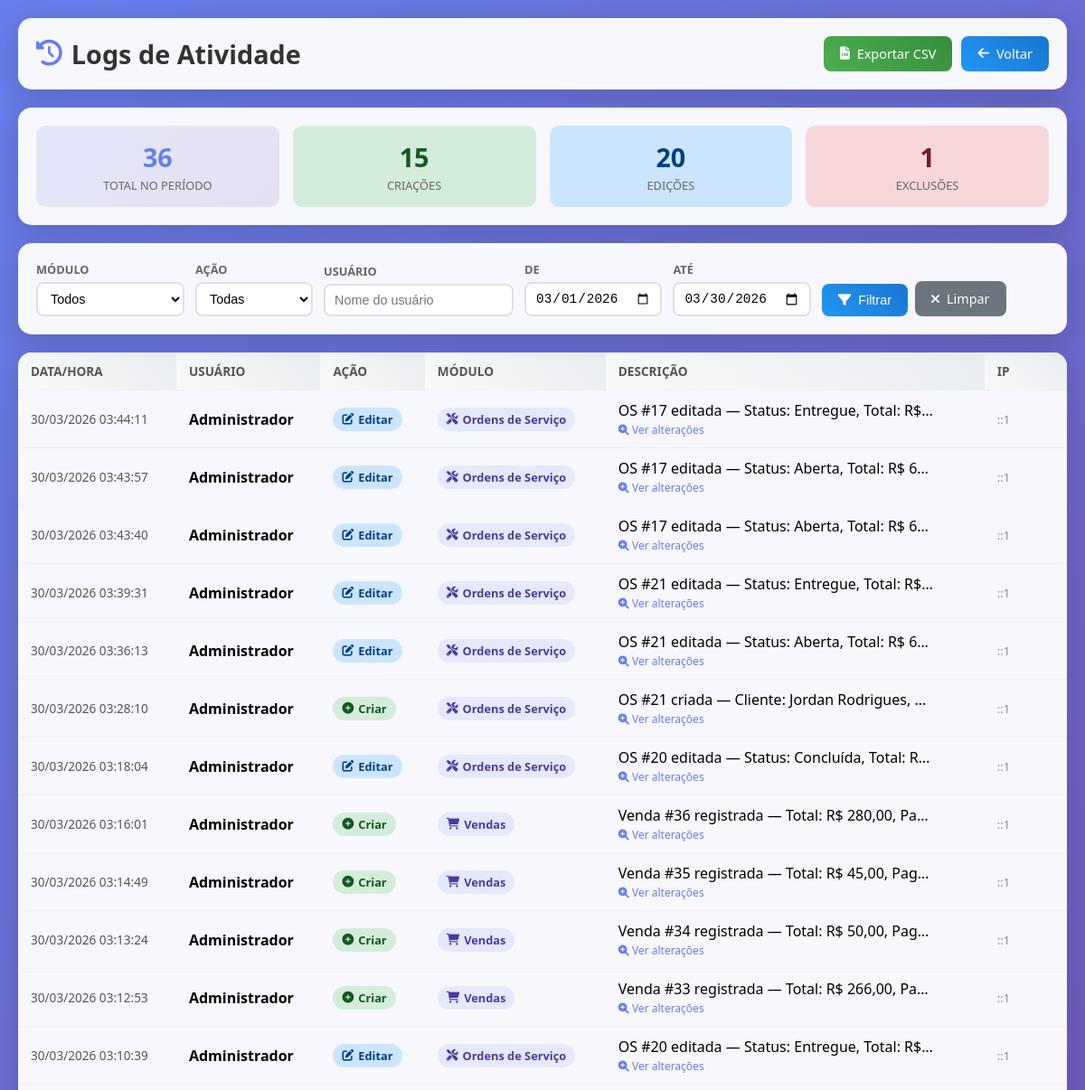
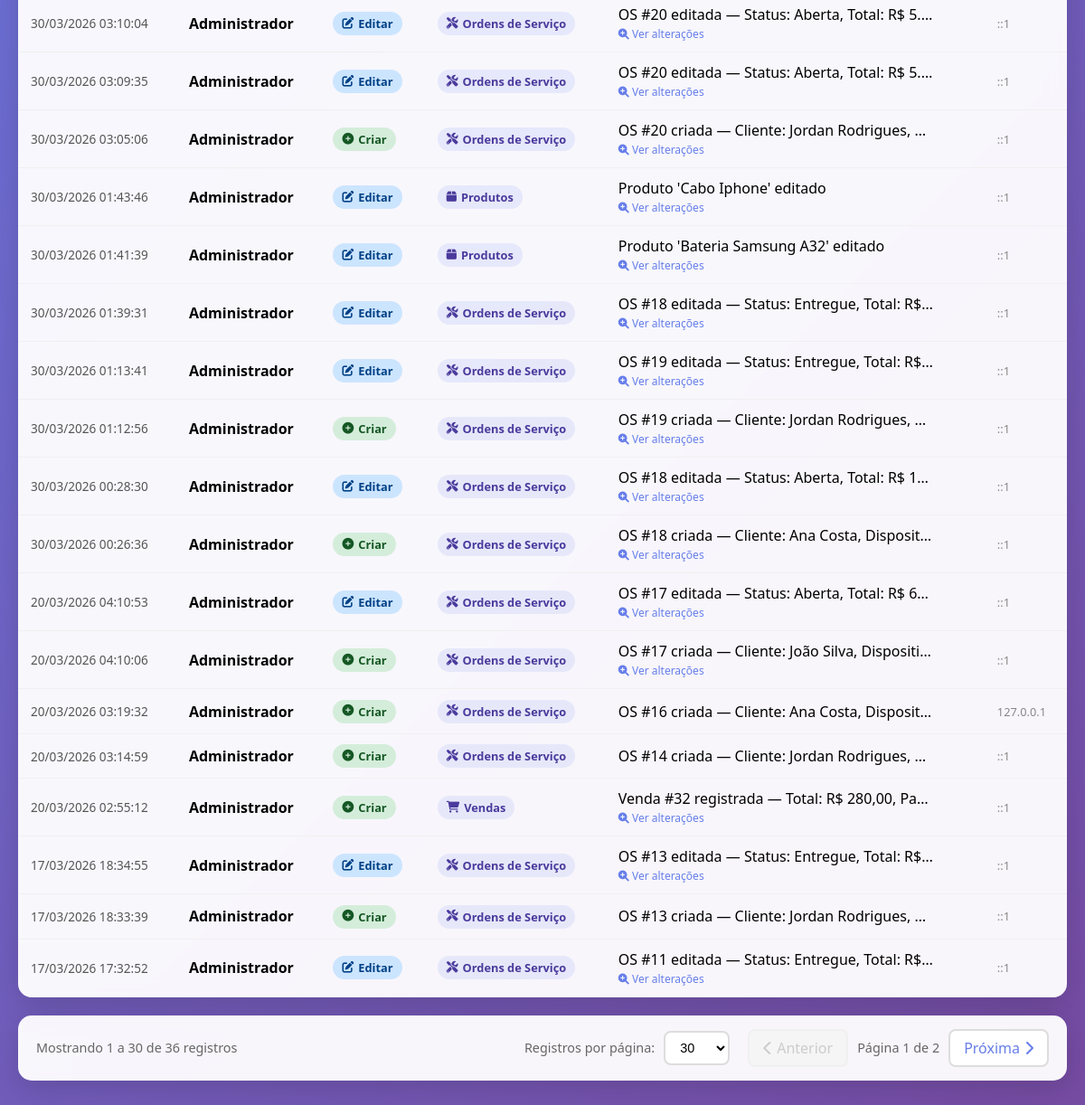
Screenshot of /modules/logs/index.php (signed in) with the database file from the repository (2 pictures, top to bottom).
### tables this page shows
CREATE TABLE `activity_logs` (
  `id` int(11) NOT NULL AUTO_INCREMENT,
  `user_id` int(11) NOT NULL,
  `user_name` varchar(100) NOT NULL,
  `action` enum('create','update','delete') NOT NULL,
  `module` varchar(50) NOT NULL,
  `record_id` int(11) DEFAULT NULL,
  `description` text NOT NULL,
  `old_values` longtext DEFAULT NULL CHECK (json_valid(`old_values`)),
  `new_values` longtext DEFAULT NULL CHECK (json_valid(`new_values`)),
  `ip_address` varchar(45) DEFAULT NULL,
  `created_at` timestamp NOT NULL DEFAULT current_timestamp(),
  PRIMARY KEY (`id`),
  KEY `idx_module` (`module`),
  KEY `idx_user` (`user_id`),
  KEY `idx_created` (`created_at`)
);

### modules/logs/index.php (the view, shortened to what this page needs)
<?php
require_once('../../config/database.php');
$conn = $database->getConnection();
function buildWhere() {
    global $module_filter, $action_filter, $user_filter, $date_from, $date_to;
    $clauses = ['1=1'];
    $params = [];
    if ($date_from)     { $clauses[] = 'DATE(l.created_at) >= ?'; $params[] = $date_from; }
    if ($date_to)       { $clauses[] = 'DATE(l.created_at) <= ?'; $params[] = $date_to; }
    return ['clause' => implode(' AND ', $clauses), 'params' => $params];
}
$module_filter = $_GET['module'] ?? '';
$action_filter = $_GET['action'] ?? '';
$user_filter   = $_GET['user'] ?? '';
$date_from     = $_GET['date_from'] ?? date('Y-m-01');
$date_to       = $_GET['date_to'] ?? date('Y-m-d');
$page = max(1, (int)($_GET['page'] ?? 1));
$allowedPerPage = [15, 30, 50, 100];
$perPage = in_array((int)($_GET['per_page'] ?? 30), $allowedPerPage) ? (int)($_GET['per_page'] ?? 30) : 30;
$offset = ($page - 1) * $perPage;
$where = buildWhere();
$stmtCount = $conn->prepare("SELECT COUNT(*) FROM activity_logs l WHERE " . $where['clause']);
$stmtCount->execute($where['params']);
$total = $stmtCount->fetchColumn();
$totalPages = ceil($total / $perPage);
$paramsPage = array_merge($where['params'], [$perPage, $offset]);
$stmt = $conn->prepare(
    "SELECT l.*, DATE_FORMAT(l.created_at, '%d/%m/%Y %H:%i:%s') as created_fmt
     FROM activity_logs l
     WHERE " . $where['clause'] . "
     ORDER BY l.created_at DESC
     LIMIT ? OFFSET ?"
);
$stmt->execute($paramsPage);
$logs = $stmt->fetchAll(PDO::FETCH_ASSOC);
$actionLabels = ['create' => 'Criar', 'update' => 'Editar', 'delete' => 'Excluir'];
$actionIcons  = ['create' => 'fa-plus-circle', 'update' => 'fa-edit', 'delete' => 'fa-trash'];
$moduleLabels = ['products' => 'Produtos', 'customers' => 'Clientes', 'service_orders' => 'Ordens de Serviço', 'sales' => 'Vendas', 'users' => 'Usuários'];
$moduleIcons  = ['products' => 'fa-box', 'customers' => 'fa-user', 'service_orders' => 'fa-tools', 'sales' => 'fa-shopping-cart', 'users' => 'fa-users-cog'];
function buildUrl($extra = []) {
    $params = array_merge([
        'module'    => $_GET['module'] ?? '',
        'action'    => $_GET['action'] ?? '',
        'user'      => $_GET['user'] ?? '',
        'date_from' => $_GET['date_from'] ?? '',
        'date_to'   => $_GET['date_to'] ?? '',
        'per_page'  => $_GET['per_page'] ?? 30,
        'page'      => $_GET['page'] ?? 1,
    ], $extra);
    return '?' . http_build_query(array_filter($params, fn($v) => $v !== ''));
}
?>
<!DOCTYPE html>
<html lang="pt-BR">
<head>
    <link href="https://cdnjs.cloudflare.com/ajax/libs/font-awesome/6.0.0/css/all.min.css" rel="stylesheet">
</head>
<body>
<div class="container">
    <div class="card header">
        <h1><i class="fas fa-history" style="color:#667eea;"></i> Logs de Atividade</h1>
        <div style="display:flex;gap:10px;flex-wrap:wrap;">
            <a href="<?= buildUrl(['export' => 'csv', 'page' => '']) ?>" class="btn btn-success">
                <i class="fas fa-file-csv"></i> Exportar CSV
            </a>
            <a href="../../index.php" class="btn btn-secondary"><i class="fas fa-arrow-left"></i> Voltar</a>
        </div>
    </div>
    <?php
    $stmtStats = $conn->prepare("SELECT
        COUNT(*) as total,
        SUM(action='create') as creates,
        SUM(action='update') as updates,
        SUM(action='delete') as deletes
        FROM activity_logs l WHERE " . $where['clause']);
    $stmtStats->execute($where['params']);
    $stats = $stmtStats->fetch(PDO::FETCH_ASSOC);
    ?>
    <div class="card">
        <div class="stats">
            <div class="stat stat-total">
                <div class="num" style="color:#667eea;"><?= $stats['total'] ?></div>
                <div class="lbl">Total no período</div>
            </div>
            <div class="stat stat-create">
                <div class="num" style="color:#155724;"><?= $stats['creates'] ?></div>
                <div class="lbl">Criações</div>
            </div>
            <div class="stat stat-update">
                <div class="num" style="color:#004085;"><?= $stats['updates'] ?></div>
                <div class="lbl">Edições</div>
            </div>
            <div class="stat stat-delete">
                <div class="num" style="color:#721c24;"><?= $stats['deletes'] ?></div>
                <div class="lbl">Exclusões</div>
            </div>
        </div>
    </div>
    <div class="card">
        <form method="GET" class="filters">
            <div class="filter-group">
                <label>Módulo</label>
                <select name="module">
                    <option value="">Todos</option>
                </select>
            </div>
            <div class="filter-group">
                <label>Ação</label>
                <select name="action">
                    <option value="">Todas</option>
                </select>
            </div>
            <div class="filter-group">
                <label>Usuário</label>
                <input type="text" name="user" value="<?= htmlspecialchars($user_filter) ?>" placeholder="Nome do usuário" list="users-list">
            </div>
            <div class="filter-group">
                <label>De</label>
                <input type="date" name="date_from" value="<?= $date_from ?>">
            </div>
            <div class="filter-group">
                <label>Até</label>
                <input type="date" name="date_to" value="<?= $date_to ?>">
            </div>
            <div class="filter-actions">
                <button type="submit" class="btn btn-secondary"><i class="fas fa-filter"></i> Filtrar</button>
                <a href="?" class="btn" style="background:#6c757d;"><i class="fas fa-times"></i> Limpar</a>
            </div>
        </form>
    </div>
    <div class="card" style="padding:0;overflow:hidden;">
        <?php if (empty($logs)): ?>
        <div class="empty">
            <i class="fas fa-history"></i>
            <p>Nenhum registro encontrado para os filtros selecionados.</p>
        </div>
        <?php else: ?>
        <table>
            <thead>
                <tr>
                    <th>Data/Hora</th>
                    <th>Usuário</th>
                    <th>Ação</th>
                    <th>Módulo</th>
                    <th>Descrição</th>
                    <th>IP</th>
                </tr>
            </thead>
            <tbody>
            <?php foreach ($logs as $log): ?>
            <?php
                $hasDiff = !empty($log['old_values']) || !empty($log['new_values']);
                $rowAttr = $hasDiff ? 'class="clickable-row" onclick="openDiff(' . $log['id'] . ')"' : '';
            ?>
            <tr <?= $rowAttr ?> title="<?= $hasDiff ? 'Clique para ver o que foi alterado' : '' ?>">
                <td style="white-space:nowrap;font-size:0.85rem;color:#555;"><?= $log['created_fmt'] ?></td>
                <td><strong><?= htmlspecialchars($log['user_name']) ?></strong></td>
                <td>
                    <span class="badge badge-<?= $log['action'] ?>">
                        <i class="fas <?= $actionIcons[$log['action']] ?? 'fa-circle' ?>"></i>
                        <?= $actionLabels[$log['action']] ?? $log['action'] ?>
                    </span>
                </td>
                <td>
                    <span class="badge badge-module">
                        <i class="fas <?= $moduleIcons[$log['module']] ?? 'fa-database' ?>"></i>
                        <?= $moduleLabels[$log['module']] ?? $log['module'] ?>
                    </span>
                </td>
                <td>
                    <div class="desc-cell"><?= htmlspecialchars($log['description']) ?></div>
                    <?php if ($hasDiff): ?>
                    <span class="has-diff"><i class="fas fa-search-plus"></i> Ver alterações</span>
                    <?php endif; ?>
                </td>
                <td style="font-size:0.8rem;color:#888;"><?= htmlspecialchars($log['ip_address'] ?? '') ?></td>
            </tr>
            <?php endforeach; ?>
            </tbody>
        </table>
        <?php endif; ?>
    </div>
    <?php if ($total > 0): ?>
    <div class="pagination-container">
        <div class="pagination-info">
            Mostrando <?= min($offset+1, $total) ?> a <?= min($offset+$perPage, $total) ?> de <?= $total ?> registros
        </div>
        <div class="pagination-controls">
            <div class="per-page-selector">
                <label>Registros por página:</label>
                <select onchange="changePerPage(this.value)">
                    <?php foreach ($allowedPerPage as $opt): ?>
                    <option value="<?= $opt ?>" <?= $perPage == $opt ? 'selected' : '' ?>><?= $opt ?></option>
                    <?php endforeach; ?>
                </select>
            </div>
            <div class="pagination-buttons">
                <?php if ($page > 1): ?>
                <a href="<?= buildUrl(['page' => $page-1]) ?>" class="pagination-btn"><i class="fas fa-chevron-left"></i> Anterior</a>
                <?php else: ?>
                <span class="pagination-btn disabled"><i class="fas fa-chevron-left"></i> Anterior</span>
                <?php endif; ?>
                <span class="page-info">Página <?= $page ?> de <?= max(1, $totalPages) ?></span>
                <?php if ($page < $totalPages): ?>
                <a href="<?= buildUrl(['page' => $page+1]) ?>" class="pagination-btn">Próxima <i class="fas fa-chevron-right"></i></a>
                <?php else: ?>
                <span class="pagination-btn disabled">Próxima <i class="fas fa-chevron-right"></i></span>
                <?php endif; ?>
            </div>
        </div>
    </div>
    <?php endif; ?>
</div>
</body>
</html>

### modules/logs/index.php (style rules this page uses)
* { box-sizing: border-box; margin: 0; padding: 0; }
body { font-family: 'Segoe UI', Tahoma, sans-serif; background: linear-gradient(135deg, #667eea, #764ba2); min-height: 100vh; padding: 20px; }
.container { max-width: 1400px; margin: auto; }
.card { background: rgba(255,255,255,0.95); backdrop-filter: blur(10px); border-radius: 15px; box-shadow: 0 8px 32px rgba(0,0,0,0.15); padding: 20px; margin-bottom: 20px; }
.header { display: flex; justify-content: space-between; align-items: center; flex-wrap: wrap; gap: 10px; }
.header h1 { font-size: 1.8rem; display: flex; align-items: center; gap: 10px; color: #333; }
.btn { border: none; border-radius: 8px; padding: 10px 18px; color: #fff; font-weight: 500; cursor: pointer; display: inline-flex; align-items: center; gap: 8px; text-decoration: none; transition: all .3s; font-size: 0.9rem; }
.btn-secondary { background: linear-gradient(45deg, #2196F3, #1976D2); }
.btn-success { background: linear-gradient(45deg, #4CAF50, #388E3C); }
.filters { display: flex; flex-wrap: wrap; gap: 12px; align-items: flex-end; }
.filter-group { display: flex; flex-direction: column; gap: 5px; min-width: 130px; }
.filter-group label { font-size: 0.8rem; font-weight: 600; color: #666; text-transform: uppercase; }
.filter-group select, .filter-group input { padding: 8px 10px; border: 2px solid #e0e0e0; border-radius: 8px; font-size: 0.9rem; background: white; transition: border-color .2s; }
.filter-actions { display: flex; gap: 8px; align-items: flex-end; }
table { width: 100%; border-collapse: collapse; }
th, td { padding: 11px 14px; text-align: left; border-bottom: 1px solid #f0f0f0; }
th { background: linear-gradient(45deg, #f8f9fa, #e9ecef); font-weight: 600; font-size: 0.85rem; color: #555; text-transform: uppercase; }
.badge { display: inline-flex; align-items: center; gap: 5px; padding: 4px 10px; border-radius: 20px; font-size: 0.8rem; font-weight: 600; }
.badge-create { background: #d4edda; color: #155724; }
.badge-update { background: #cce5ff; color: #004085; }
.badge-module { background: rgba(102,126,234,0.12); color: #4a3a9c; }
.pagination-container { background:rgba(255,255,255,0.95); backdrop-filter:blur(10px); padding:15px 20px; border-radius:15px; box-shadow:0 8px 32px rgba(0,0,0,0.15); margin-bottom:20px; display:flex; justify-content:space-between; align-items:center; flex-wrap:wrap; gap:15px; }
.pagination-info { color:#666; font-size:0.9rem; font-weight:500; }
.pagination-controls { display:flex; gap:20px; align-items:center; flex-wrap:wrap; }
.per-page-selector { display:flex; gap:10px; align-items:center; }
.per-page-selector label { color:#666; font-size:0.9rem; font-weight:500; }
.per-page-selector select { padding:8px 12px; border:2px solid #ddd; border-radius:8px; background:white; font-size:0.9rem; cursor:pointer; transition:all 0.3s; }
.pagination-buttons { display:flex; gap:10px; align-items:center; }
.pagination-btn { padding:8px 15px; border:2px solid #ddd; border-radius:8px; background:white; color:#667eea; text-decoration:none; font-weight:500; transition:all 0.3s; display:inline-flex; align-items:center; gap:5px; cursor:pointer; }
.pagination-btn.disabled { background:#f5f5f5; color:#ccc; border-color:#f0f0f0; cursor:not-allowed; }
.page-info { color:#666; font-weight:500; font-size:0.9rem; }
.stats { display: grid; grid-template-columns: repeat(auto-fit, minmax(160px, 1fr)); gap: 15px; margin-bottom: 0; }
.stat { text-align: center; padding: 15px; border-radius: 10px; }
.stat .num { font-size: 1.8rem; font-weight: bold; }
.stat .lbl { font-size: 0.8rem; color: #666; text-transform: uppercase; margin-top: 3px; }
.stat-total { background: linear-gradient(135deg, #667eea22, #764ba222); }
.stat-create { background: #d4edda; }
.stat-update { background: #cce5ff; }
.stat-delete { background: #f8d7da; }
.clickable-row { cursor: pointer; }
.desc-cell { max-width: 350px; white-space: nowrap; overflow: hidden; text-overflow: ellipsis; }
.has-diff { color: #667eea; font-size: 0.75rem; display: block; margin-top: 2px; }

### rows the page displays
activity_logs: created_fmt "30/03/2026 03:44:11", user_name "Administrador", action "Editar", module "Ordens de Serviço", description "OS #17 editada — Status: Entregue, Total: R$…", shows "Ver alterações", ip_address "::1"
activity_logs: created_fmt "30/03/2026 03:43:57", user_name "Administrador", action "Editar", module "Ordens de Serviço", description "OS #17 editada — Status: Aberta, Total: R$ 6…", shows "Ver alterações", ip_address "::1"
activity_logs: created_fmt "30/03/2026 03:43:40", user_name "Administrador", action "Editar", module "Ordens de Serviço", description "OS #17 editada — Status: Aberta, Total: R$ 6…", shows "Ver alterações", ip_address "::1"
activity_logs: created_fmt "30/03/2026 03:39:31", user_name "Administrador", action "Editar", module "Ordens de Serviço", description "OS #21 editada — Status: Entregue, Total: R$…", shows "Ver alterações", ip_address "::1"
activity_logs: created_fmt "30/03/2026 03:36:13", user_name "Administrador", action "Editar", module "Ordens de Serviço", description "OS #21 editada — Status: Aberta, Total: R$ 6…", shows "Ver alterações", ip_address "::1"
activity_logs: created_fmt "30/03/2026 03:28:10", user_name "Administrador", action "Criar", module "Ordens de Serviço", description "OS #21 criada — Cliente: Jordan Rodrigues,…", shows "Ver alterações", ip_address "::1"
activity_logs: created_fmt "30/03/2026 03:18:04", user_name "Administrador", action "Editar", module "Ordens de Serviço", description "OS #20 editada — Status: Concluída, Total: R…", shows "Ver alterações", ip_address "::1"
activity_logs: created_fmt "30/03/2026 03:16:01", user_name "Administrador", action "Criar", module "Vendas", description "Venda #36 registrada — Total: R$ 280,00, Pa…", shows "Ver alterações", ip_address "::1"
activity_logs: created_fmt "30/03/2026 03:14:49", user_name "Administrador", action "Criar", module "Vendas", description "Venda #35 registrada — Total: R$ 45,00, Pag…", shows "Ver alterações", ip_address "::1"
activity_logs: created_fmt "30/03/2026 03:13:24", user_name "Administrador", action "Criar", module "Vendas", description "Venda #34 registrada — Total: R$ 50,00, Pag…", shows "Ver alterações", ip_address "::1"
activity_logs: created_fmt "30/03/2026 03:12:53", user_name "Administrador", action "Criar", module "Vendas", description "Venda #33 registrada — Total: R$ 266,00, Pa…", shows "Ver alterações", ip_address "::1"
activity_logs: created_fmt "30/03/2026 03:10:39", user_name "Administrador", action "Editar", module "Ordens de Serviço", description "OS #20 editada — Status: Entregue, Total: R$…", shows "Ver alterações", ip_address "::1"
activity_logs: created_fmt "30/03/2026 03:10:04", user_name "Administrador", action "Editar", module "Ordens de Serviço", description "OS #20 editada — Status: Aberta, Total: R$ 5.…", shows "Ver alterações", ip_address "::1"
activity_logs: created_fmt "30/03/2026 03:09:35", user_name "Administrador", action "Editar", module "Ordens de Serviço", description "OS #20 editada — Status: Aberta, Total: R$ 5.…", shows "Ver alterações", ip_address "::1"
activity_logs: created_fmt "30/03/2026 03:05:06", user_name "Administrador", action "Criar", module "Ordens de Serviço", description "OS #20 criada — Cliente: Jordan Rodrigues,…", shows "Ver alterações", ip_address "::1"
activity_logs: created_fmt "30/03/2026 01:43:46", user_name "Administrador", action "Editar", module "Produtos", description "Produto 'Cabo Iphone' editado", shows "Ver alterações", ip_address "::1"
activity_logs: created_fmt "30/03/2026 01:41:39", user_name "Administrador", action "Editar", module "Produtos", description "Produto 'Bateria Samsung A32' editado", shows "Ver alterações", ip_address "::1"
activity_logs: created_fmt "30/03/2026 01:39:31", user_name "Administrador", action "Editar", module "Ordens de Serviço", description "OS #18 editada — Status: Entregue, Total: R$…", shows "Ver alterações", ip_address "::1"
activity_logs: created_fmt "30/03/2026 01:13:41", user_name "Administrador", action "Editar", module "Ordens de Serviço", description "OS #19 editada — Status: Entregue, Total: R$…", shows "Ver alterações", ip_address "::1"
activity_logs: created_fmt "30/03/2026 01:12:56", user_name "Administrador", action "Criar", module "Ordens de Serviço", description "OS #19 criada — Cliente: Jordan Rodrigues,…", shows "Ver alterações", ip_address "::1"
activity_logs: created_fmt "30/03/2026 00:28:30", user_name "Administrador", action "Editar", module "Ordens de Serviço", description "OS #18 editada — Status: Aberta, Total: R$ 1…", shows "Ver alterações", ip_address "::1"
activity_logs: created_fmt "30/03/2026 00:26:36", user_name "Administrador", action "Criar", module "Ordens de Serviço", description "OS #18 criada — Cliente: Ana Costa, Disposit…", shows "Ver alterações", ip_address "::1"
activity_logs: created_fmt "20/03/2026 04:10:53", user_name "Administrador", action "Editar", module "Ordens de Serviço", description "OS #17 editada — Status: Aberta, Total: R$ 6…", shows "Ver alterações", ip_address "::1"
activity_logs: created_fmt "20/03/2026 04:10:06", user_name "Administrador", action "Criar", module "Ordens de Serviço", description "OS #17 criada — Cliente: João Silva, Dispositi…", shows "Ver alterações", ip_address "::1"
activity_logs: created_fmt "20/03/2026 03:19:32", user_name "Administrador", action "Criar", module "Ordens de Serviço", description "OS #16 criada — Cliente: Ana Costa, Disposit…", ip_address "127.0.0.1"
activity_logs: created_fmt "20/03/2026 03:14:59", user_name "Administrador", action "Criar", module "Ordens de Serviço", description "OS #14 criada — Cliente: Jordan Rodrigues,…", ip_address "::1"
activity_logs: created_fmt "20/03/2026 02:55:12", user_name "Administrador", action "Criar", module "Vendas", description "Venda #32 registrada — Total: R$ 280,00, Pa…", shows "Ver alterações", ip_address "::1"
activity_logs: created_fmt "17/03/2026 18:34:55", user_name "Administrador", action "Editar", module "Ordens de Serviço", description "OS #13 editada — Status: Entregue, Total: R$…", shows "Ver alterações", ip_address "::1"
activity_logs: created_fmt "17/03/2026 18:33:39", user_name "Administrador", action "Criar", module "Ordens de Serviço", description "OS #13 criada — Cliente: Jordan Rodrigues,…", ip_address "::1"
activity_logs: created_fmt "17/03/2026 17:32:52", user_name "Administrador", action "Editar", module "Ordens de Serviço", description "OS #11 editada — Status: Entregue, Total: R$…", shows "Ver alterações", ip_address "::1"

### other values shown
$stats['total'] "36"
$stats['creates'] "15"
$stats['updates'] "20"
$stats['deletes'] "1"
min($offset+1, $total) "1"
min($offset+$perPage, $total) "30"
$total "36"
$page "1"
max(1, $totalPages) "2"
form field value "30"
